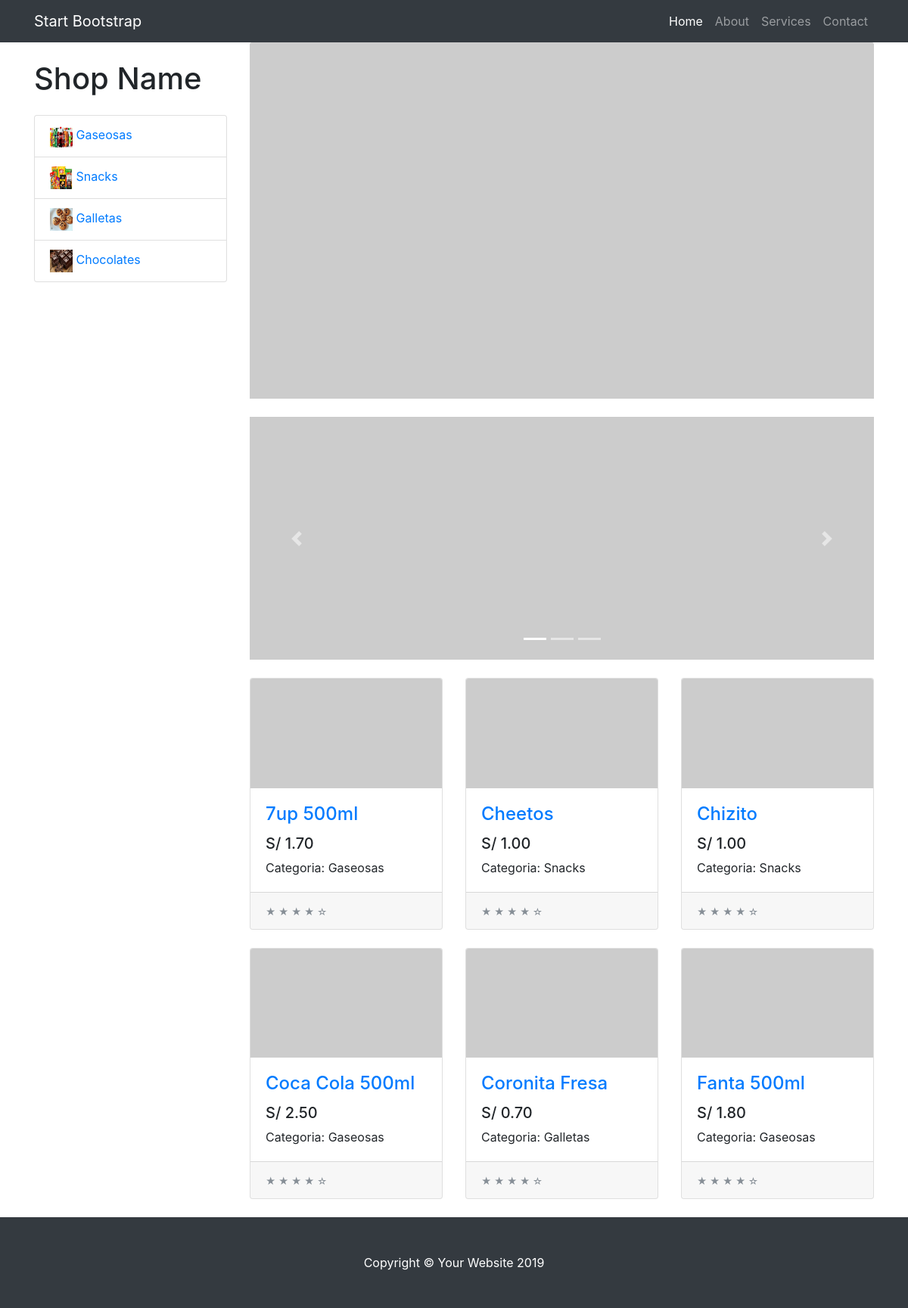
The page / on the database its author committed.
### tienda/models.py (models this page shows, shortened)
class Categoria(models.Model):
    nombre = models.CharField(max_length=200)
    pub_date = models.DateTimeField('fecha de registro',auto_now=True)
    imagen = models.ImageField(upload_to='categorias/', null=True, blank=True)

class Producto(models.Model):
    categoria = models.ForeignKey(Categoria,on_delete=models.CASCADE)
    nombre = models.CharField(max_length=200)
    precio = models.DecimalField(max_digits=6,decimal_places=2)
    stock = models.IntegerField(default=0)
    pub_date = models.DateTimeField('date published')
    imagen = models.ImageField(upload_to='productos/', null=True, blank=True)

### tienda/views.py (the view)
# urls.py: path('', views.index, name='index'),
def index(request):
    product_list = Producto.objects.order_by('nombre')[:6]
    categories = Categoria.objects.all()
    context = {'product_list': product_list, 'categories': categories}
    return render(request, 'index.html', context)

### tienda/templates/index.html (shortened to what this page needs)
{% extends 'layout.html' %}
{% block content %}
{% if prod.imagen %}
  <img class="card-img-top" src="{{ prod.imagen.url }}" alt="{{ prod.nombre }}">
{% else %}
  <img class="card-img-top" src="http://placehold.it/700x400" alt="">
{% endif %}
<div id="carouselExampleIndicators" class="carousel slide my-4" data-ride="carousel">
    <ol class="carousel-indicators">
      <li data-target="#carouselExampleIndicators" data-slide-to="0" class="active"></li>
      <li data-target="#carouselExampleIndicators" data-slide-to="1"></li>
      <li data-target="#carouselExampleIndicators" data-slide-to="2"></li>
    </ol>
    <div class="carousel-inner" role="listbox">
      <div class="carousel-item active">
        <img class="d-block img-fluid" src="http://placehold.it/900x350" alt="First slide">
      </div>
    </div>
    <a class="carousel-control-prev" href="#carouselExampleIndicators" role="button" data-slide="prev">
      <span class="carousel-control-prev-icon" aria-hidden="true"></span>
    </a>
    <a class="carousel-control-next" href="#carouselExampleIndicators" role="button" data-slide="next">
      <span class="carousel-control-next-icon" aria-hidden="true"></span>
    </a>
  </div>
  <div class="row">
    {% for prod in product_list %}
    <div class="col-lg-4 col-md-6 mb-4">
      <div class="card h-100">
        <a href="producto/{{ prod.id }}/">
        <a href="#"><img class="card-img-top" src="http://placehold.it/700x400" alt=""></a>
        <div class="card-body">
          <h4 class="card-title">
            <a href="producto/{{ prod.id }}/">{{ prod.nombre }}</a>
          </h4>
          <h5>S/ {{ prod.precio}}</h5>
          <p class="card-text">Categoria: {{prod.categoria.nombre}}</p>
        </div>
        <div class="card-footer">
          <small class="text-muted">&#9733; &#9733; &#9733; &#9733; &#9734;</small>
        </div>
      </div>
    </div>
    {% endfor %}
  </div>
{% endblock %}

### tienda/templates/layout.html (shortened to what this page needs)
{% load static %}
<!DOCTYPE html>
<html lang="en">
  <head>
    <link href="{% static 'vendor/bootstrap/css/bootstrap.min.css' %}" rel="stylesheet">
    <link href="{% static 'css/shop.css' %}" rel="stylesheet">
  </head>
  <body>
    <nav class="navbar navbar-expand-lg navbar-dark bg-dark fixed-top">
      <div class="container">
        <a class="navbar-brand" href="#">Start Bootstrap</a>
        <div class="collapse navbar-collapse" id="navbarResponsive">
          <ul class="navbar-nav ml-auto">
            <li class="nav-item active">
              <a class="nav-link" href="#">Home
              </a>
            </li>
            <li class="nav-item">
              <a class="nav-link" href="#">About</a>
            </li>
            <li class="nav-item">
              <a class="nav-link" href="#">Services</a>
            </li>
            <li class="nav-item">
              <a class="nav-link" href="#">Contact</a>
            </li>
          </ul>
        </div>
      </div>
    </nav>
    <div class="container">
      <div class="row">
        <div class="col-lg-3">
            <h1 class="my-4">Shop Name</h1>
            <div class="list-group">
              {% for category in categories %}
                <a href="{% url 'tienda:categoria' category.id %}" class="list-group-item">
                  {% if category.imagen %}
                    <img src="{{ category.imagen.url }}" alt="{{ category.nombre }}" style="width: 30px; height: 30px;">
                  {% endif %}
                  {{ category.nombre }}
                </a>
              {% endfor %}
            </div>
          </div>
        <div class="col-lg-9">
            {% block content %} {% endblock %}
        </div>
      </div>
    </div>
    <footer class="py-5 bg-dark">
      <div class="container">
        <p class="m-0 text-center text-white">Copyright &copy; Your Website 2019</p>
      </div>
    </footer>
  </body>
</html>

### tienda/static/css/shop.css (style rules this page uses)
body { padding-top: 54px; }
@media (min-width: 992px) { body { padding-top: 56px; } }

### rows shown on the page
Categoria: imagen (picture), nombre "Gaseosas"
Categoria: imagen (picture), nombre "Snacks"
Categoria: imagen (picture), nombre "Galletas"
Categoria: imagen (picture), nombre "Chocolates"
Producto: nombre "7up 500ml", precio "1.70", categoria.nombre "Gaseosas"
Producto: nombre "Cheetos", precio "1.00", categoria.nombre "Snacks"
Producto: nombre "Chizito", precio "1.00", categoria.nombre "Snacks"
Producto: nombre "Coca Cola 500ml", precio "2.50", categoria.nombre "Gaseosas"
Producto: nombre "Coronita Fresa", precio "0.70", categoria.nombre "Galletas"
Producto: nombre "Fanta 500ml", precio "1.80", categoria.nombre "Gaseosas"
